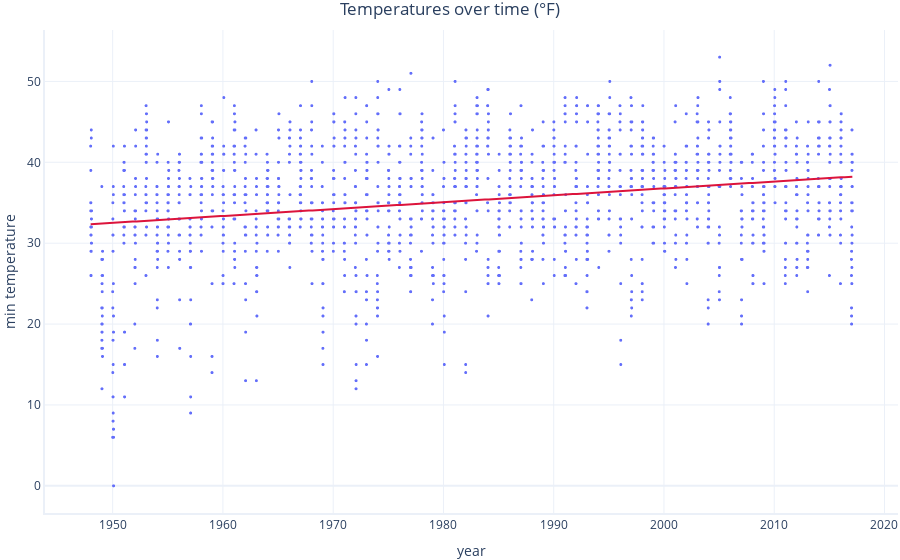

Source (notebook cell):
### Markdown cell above
That's interesting - it looks like January temperatures have been increasing about 0.085°F per year.

That means, since 1950, the winter temperatures near our farm have increased about 6°F (3.3°C).

Before we overhaul our farming practices, let's double check the model is working sensibly. 

## Test Performance On Training Data

When we first fit our model, we usually want to check how well it has run on the training dataset. Specifically:

 1. Does it generate predictions at all? I.E. do we have errors in our code?
 2. Are the predictions **reasonably** close to the values we expect?

We can do this a number of ways, for example:

1. Print out some predictions alongside the real (expected) values
2. Graph the model, if possible
3. Calculate an error metric that summarises how well predictions fit the expected results 

The code below creates a function that uses the model to predict values, then runs (1) and (2) from the list above. We will cover error metrics in another exercise.

### Code cell
from sklearn.metrics import mean_squared_error


def assess_model(dataframe):
    '''
    This uses the model to predict temperatures from a 
    supplied dataframe.
    These predictions are then compared to the 
    expected temperatures that appear in the dataframe by: 
    (a) printing them alongside each other, and 
    (b) produces a graph to visually check the model in 
        the context of the original data.  

    dataframe: A dataframe containing columns for 
    'years' and 'min_temperature'
    '''

    # Calculate the predicted values for the test data 
    predicted_temperatures = model.predict(dataframe)

    # Make and print a table showing some expected (real)
    # values alongside predicted ones
    results_dataset = pandas.DataFrame({
        'Predicted': predicted_temperatures[:10], 
        'Expected': dataframe.min_temperature[:10]
        })
    print(results_dataset)

    # Show a graph of the result
    print("\nVisual Check:")
    graphing.scatter_2D(dataframe, 
                        label_x="year", 
                        label_y="min_temperature", 
                        title="Temperatures over time (°F)",
                        trendline=lambda x: slope * x + intercept,
                        show=True)

# Run and assess the model using the data it was trained on
assess_model(train)
